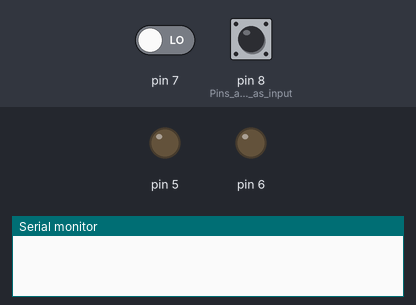
The sketch below on a simulated Arduino Uno, built with avr-gcc and run on an emulated ATmega328P. Shown: output pins drawn as LEDs (lit = HIGH), the last lines printed to the serial monitor. The test bench sets the inputs (shaded band); at power-on: pin 7 LOW, pin 8 (Pins_are_set_up_as_input) LOW.

Above: at 1.2 s.
1.3 s: pin 7 driven HIGH
At 1.7 s:
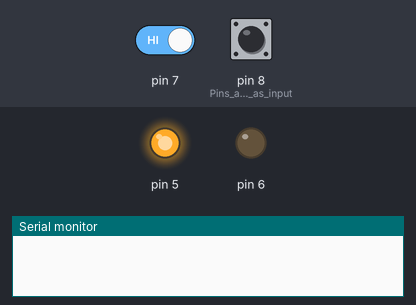
4.3 s: pin 8 (Pins_are_set_up_as_input) pulled HIGH for 1 s
At 5.1 s:
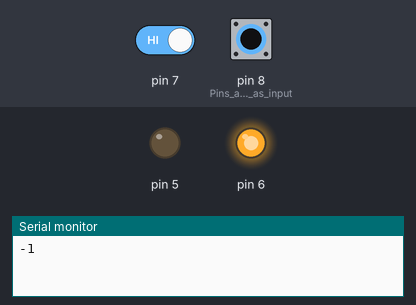
6.8 s: pin 8 (Pins_are_set_up_as_input) pulled HIGH for 3.2 s
At 9.3 s:
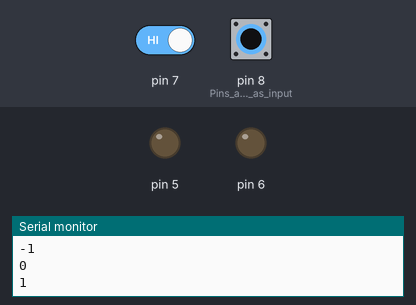
11.5 s: pin 7 driven LOW
At 12.1 s:
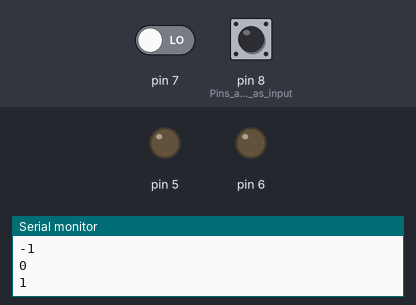
Timing chart, 0 to 14.0 s (numbered marks = the images above; inputs shaded):
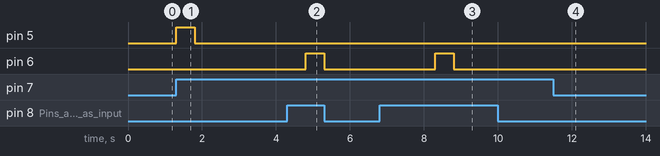

Measured:
- after the input at 1.3 s, pin 5: LOW → HIGH at once, → LOW 0.50 s later
- after the input at 4.3 s, pin 5: stays LOW (without the input it goes to HIGH after 0.50 s); pin 6: LOW → HIGH after 0.50 s, → LOW 0.50 s later
- after the input at 6.8 s, pin 5: stays LOW (without the input it goes to HIGH after 1.5 s); pin 6: LOW → HIGH after 1.5 s, → LOW 0.50 s later
- after the input at 11.5 s, pin 5: stays LOW (without the input it goes to HIGH after 0.30 s)

The sketch:

PIR_gate_code.ino
```cpp
int count = 0;  // define a new variable 'count'
	        // and set the default value to be 0

void setup() {
    // setup code, this is run once:
    Serial.begin(9600);     //Allow serial communication between MSP430 and the computer
    pinMode(8, INPUT);      //Pins are set up as input or output
    pinMode(7, INPUT);
    pinMode(6, OUTPUT);
    pinMode(5, OUTPUT);
}

void loop() {         //Run repeatedly

    if(digitalRead(8) == HIGH)  //Run this when Pin8 is HIGH
    {
      digitalWrite(6, HIGH);    //Turn on LED 1
      delay(500);
      ++count;                  //increase count number by 1
      Serial.print(count);      //print the count number on serial monitor
      Serial.println();
      digitalWrite(6, LOW);     //Turn off LED 1
      delay(3000);
    }
    else if(digitalRead(7) == HIGH)  //Run this when the first
    {				 //condition fails and Pin7 is HIGH
      digitalWrite(5, HIGH);       //Turn on LED2
      delay(500);
      --count;                     //subtract 1 from count
      Serial.print(count);
      Serial.println();
      digitalWrite(5, LOW);        //Turn off LED2
      delay(3000);
    }
      if (count > 0){              //Run this when count>0
      digitalWrite(3, HIGH);       //Turn on room light
      }
      else{                        //Run this when count=0
      digitalWrite(3, LOW);        //Turn off room light
      }
}
```
